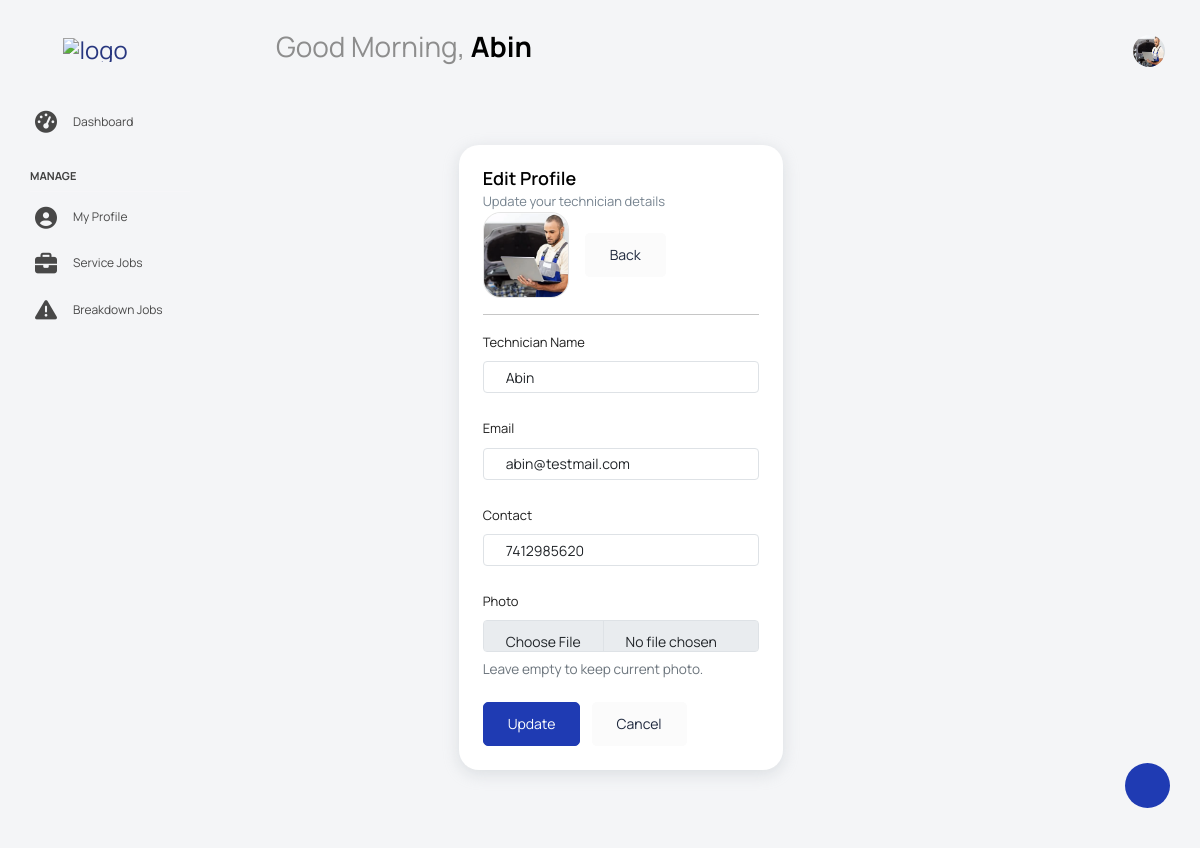
The app's page /Technician/editprofile/ (signed in) with its own data.
### ServiceCenter/models.py (models this page shows)
class tbl_technician(models.Model):
    technician_name=models.CharField(max_length=50)
    technician_email=models.CharField(max_length=50)
    technician_contact=models.CharField(max_length=50)
    technician_photo=models.FileField(upload_to='Assets/TechnicianDocs/')
    technician_password=models.CharField(max_length=50)
    servicecenter=models.ForeignKey(tbl_servicecenter,on_delete=models.CASCADE)

### Technician/views.py (the view)
# urls.py: path('editprofile/',views.editprofile,name="editprofile"),
def editprofile(request):
     if 'tid' not in request.session:
      return redirect("Guest:Login")
     else:
        editprofile=tbl_technician.objects.get(id=request.session['tid'])
        greeting=tbl_technician.objects.get(id=request.session['tid'])
        if request.method=="POST":
            name=request.POST.get("txt_name")
            email=request.POST.get("txt_email")
            contact=request.POST.get("txt_contact")
            photo=request.FILES.get("file_photo")
            editprofile.technician_name=name
            editprofile.technician_email=email
            editprofile.technician_contact=contact
            editprofile.technician_photo=photo
            editprofile.save()
            return render(request,"Technician/Profile.html",{'msg':"Record Updated"})
        else:
            return render(request,"Technician/EditProfile.html",{'data':editprofile,'greeting':greeting})

### Technician/templates/Technician/EditProfile.html (shortened to what this page needs)
{% extends 'Technician/Head_tech.html' %}
{% block content %}
<div class="main-panel">
  <div class="content-wrapper">
    <div class="row">
      <div class="col-lg-7 mx-auto grid-margin stretch-card">
        <div class="card">
          <div class="card-body">
            <div class="d-flex align-items-center justify-content-between flex-wrap mb-3">
              <div>
                <h4 class="card-title mb-1">Edit Profile</h4>
                <p class="card-description mb-0">Update your technician details</p>
              </div>
              <div class="d-flex align-items-center mt-2 mt-md-0">
                {% if data.technician_photo %}
                  <img src="{{ data.technician_photo.url }}" alt="Profile" class="profile-preview me-3">
                {% endif %}
                <a href="{% url 'Technician:profile' %}" class="btn btn-light">Back</a>
              </div>
            </div>
            <hr>
            <form method="post" enctype="multipart/form-data" class="forms-sample">
              <div class="form-group">
                <label for="txt_name">Technician Name</label>
                <input
                  type="text"
                  class="form-control"
                  id="txt_name"
                  name="txt_name"
                  value="{{ data.technician_name }}"
                  placeholder="Enter technician name"
                  required
                >
              </div>
              <div class="form-group">
                <label for="txt_email">Email</label>
                <input
                  type="email"
                  class="form-control"
                  id="txt_email"
                  name="txt_email"
                  value="{{ data.technician_email }}"
                  placeholder="Enter email"
                  required
                >
              </div>
              <div class="form-group">
                <label for="txt_contact">Contact</label>
                <input
                  type="text"
                  class="form-control"
                  id="txt_contact"
                  name="txt_contact"
                  value="{{ data.technician_contact }}"
                  placeholder="Enter contact number"
                  required
                >
              </div>
              <div class="form-group">
                <label for="file_photo">Photo</label>
                <input
                  type="file"
                  class="form-control"
                  id="file_photo"
                  name="file_photo"
                  accept="image/*"
                >
                <div class="hint-text mt-2">
                  Leave empty to keep current photo.
                </div>
              </div>
              <button type="submit" class="btn btn-primary me-2">Update</button>
              <a href="{% url 'Technician:profile' %}" class="btn btn-light">Cancel</a>
            </form>
          </div>
        </div>
      </div>
    </div>
  </div>
</div>
{% endblock content %}

### Technician/templates/Technician/Head_tech.html (shortened to what this page needs)
{% load static %}
<!DOCTYPE html>
<html lang="en">
<head>
  <link rel="stylesheet" href="{% static 'Technician/vendors/feather/feather.css' %}">
  <link rel="stylesheet" href="{% static 'Technician/vendors/mdi/css/materialdesignicons.min.css' %}">
  <link rel="stylesheet" href="{% static 'Technician/vendors/ti-icons/css/themify-icons.css' %}">
  <link rel="stylesheet" href="{% static 'Technician/vendors/typicons/typicons.css' %}">
  <link rel="stylesheet" href="{% static 'Technician/vendors/simple-line-icons/css/simple-line-icons.css' %}">
  <link rel="stylesheet" href="{% static 'Technician/vendors/css/vendor.bundle.base.css' %}">
  <link rel="stylesheet" href="{% static 'Technician/vendors/datatables.net-bs4/dataTables.bootstrap4.css' %}">
  <link rel="stylesheet" href="{% static 'Technician/js/select.dataTables.min.css' %}">
  <link rel="stylesheet" href="{% static 'Technician/css/vertical-layout-light/style.css' %}">
  <link rel="stylesheet" href="https://cdnjs.cloudflare.com/ajax/libs/font-awesome/6.5.0/css/all.min.css">
</head>
<body>
<div class="container-scroller">
  <nav class="navbar default-layout col-lg-12 col-12 p-0 fixed-top d-flex align-items-top flex-row">
    <div class="text-center navbar-brand-wrapper d-flex align-items-center justify-content-start">
      <div class="me-3">
        <button class="navbar-toggler navbar-toggler align-self-center" type="button" data-bs-toggle="minimize">
          <span class="icon-menu"></span>
        </button>
      </div>
      <div>
        <a class="navbar-brand brand-logo" href="{% url 'Technician:HomePage' %}">
          <img src="{% static 'Technician/images/GarageLive_logo.png' %}" alt="logo">
        </a>
      </div>
    </div>
    <div class="navbar-menu-wrapper d-flex align-items-top">
      <ul class="navbar-nav">
       <li class="nav-item font-weight-semibold ms-0">
          <h1 class="welcome-text">
            <span id="greeting"></span>,
            <span class="text-black fw-bold">{{ greeting.technician_name }}</span>
          </h1>
        </li>
      </ul>
      <ul class="navbar-nav ms-auto">
        <li class="nav-item dropdown user-dropdown">
          <a class="nav-link" id="UserDropdown" href="#" data-bs-toggle="dropdown" aria-expanded="false">
            <img class="img-xs rounded-circle" src="{{ greeting.technician_photo.url }}" alt="Profile image">
          </a>
        </li>
      </ul>
    </div>
  </nav>
  <div class="container-fluid page-body-wrapper">
    <div class="theme-setting-wrapper">
      <div id="settings-trigger"><i class="ti-settings"></i></div>
    </div>
    <nav class="sidebar sidebar-offcanvas" id="sidebar">
      <ul class="nav">
        <li class="nav-item">
          <a class="nav-link" href="{% url 'Technician:HomePage' %}">
            <i class="menu-icon fa-solid fa-tachometer-alt"></i>
            <span class="menu-title">Dashboard</span>
          </a>
        </li>
        <li class="nav-item nav-category">Manage</li>
        <li class="nav-item">
          <a class="nav-link" href="{% url 'Technician:profile' %}">
            <i class="menu-icon fa-solid fa-user-circle"></i>
            <span class="menu-title">My Profile</span>
          </a>
        </li>
        <li class="nav-item">
          <a class="nav-link" href="{% url 'Technician:assigned_jobs' %}">
            <i class="menu-icon fa-solid fa-briefcase"></i>
            <span class="menu-title">Service Jobs</span>
          </a>
        </li>
          <li class="nav-item">
            <a class="nav-link" href="{% url 'Technician:breakdown_jobs' %}">
              <i class="menu-icon fa-solid - fa-triangle-exclamation"></i>
              <span class="menu-title">Breakdown Jobs</span>
            </a>
          </li>
      </ul>
    </nav>
    <div class="main-panel">
      <div class="content-wrapper">
        {% block content %}
        {% endblock content %}
      </div>
    </div>
  </div>
</div>
</body>
</html>

### Technician/templates/Technician/EditProfile.html (style rules this page uses)
.profile-preview { width: 86px; height: 86px; border-radius: 18px; object-fit: cover; border: 1px solid rgba(0,0,0,.10); background: #fff; }
.hint-text { font-size: .85rem; color: #6c757d; }
input[type="file"].form-control { width: 100% !important; }

### records on screen
tbl_technician: technician_name "Abin", technician_photo (picture), txt_name "Abin", txt_email "abin@testmail.com", txt_contact "7412985620"
